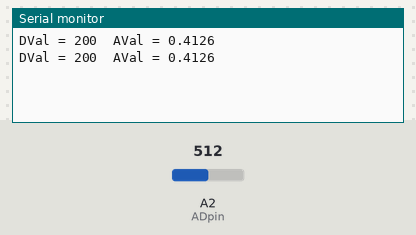
Simulated run of this sketch. Board: Arduino Uno, built with avr-gcc and run on an emulated ATmega328P. Shown: the last lines printed to the serial monitor. The inputs (shaded band) are chosen by the test bench; at power-on: A2 (ADpin) = 512.

Above: at 1.8 s.
1.9 s: A2 (ADpin) set to 716
At 2.8 s:
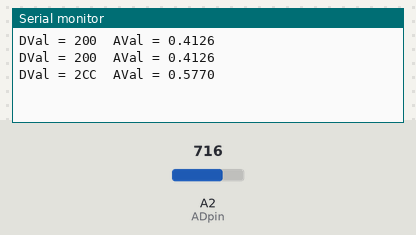
4.5 s: A2 (ADpin) set to 511
At 5.6 s:
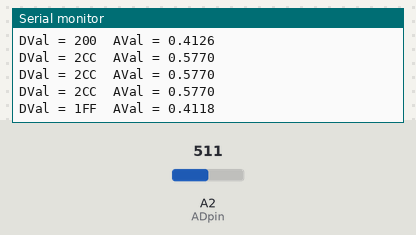
7.5 s: A2 (ADpin) set to 122
At 8.8 s:
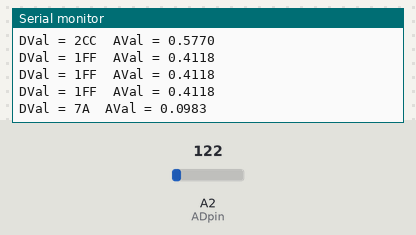

The sketch:

ADV_test.ino
```cpp
#define ADpin A2
#define RLED 7
#define GLED 5
#define BLED 4

void setup() {
  // put your setup code here, to run once:
  Serial.begin(115200);
}

void loop() {
  // put your main code here, to run repeatedly:
  int DVal = analogRead(ADpin);
  float AVal = (3.3 / 4095)*DVal;
  Serial.print("DVal = ");
  Serial.print(DVal, HEX);
  Serial.print("\tAVal = ");
  Serial.println(AVal, 4);
  if(AVal >= 0 && AVal < 1.1){
    digitalWrite(RLED, HIGH);
    digitalWrite(GLED, LOW);
    digitalWrite(BLED, LOW);
  }
  else if(AVal >= 0 && AVal < 2.2)
  {
    digitalWrite(RLED, HIGH);
    digitalWrite(GLED, HIGH);
    digitalWrite(BLED, LOW);
  }
  else{
    digitalWrite(RLED, HIGH);
    digitalWrite(GLED, HIGH);
    digitalWrite(BLED, HIGH);
  }

  delay(1000);
}
```

Measured:
- after the input at 1.9 s, the serial monitor: prints a new line after 0.10 s (image 1)
- after the input at 4.5 s, the serial monitor: prints a new line after 0.51 s (image 2)
- after the input at 7.5 s, the serial monitor: prints a new line after 0.51 s (image 3)
